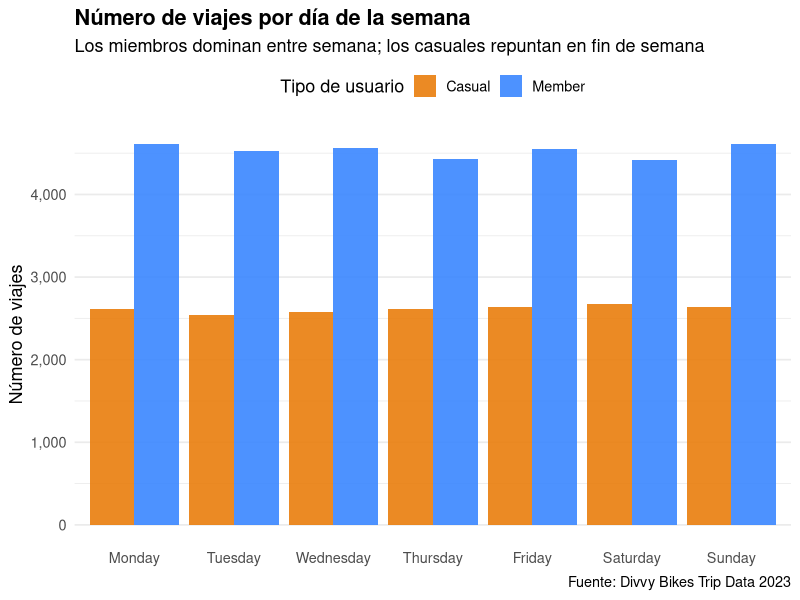
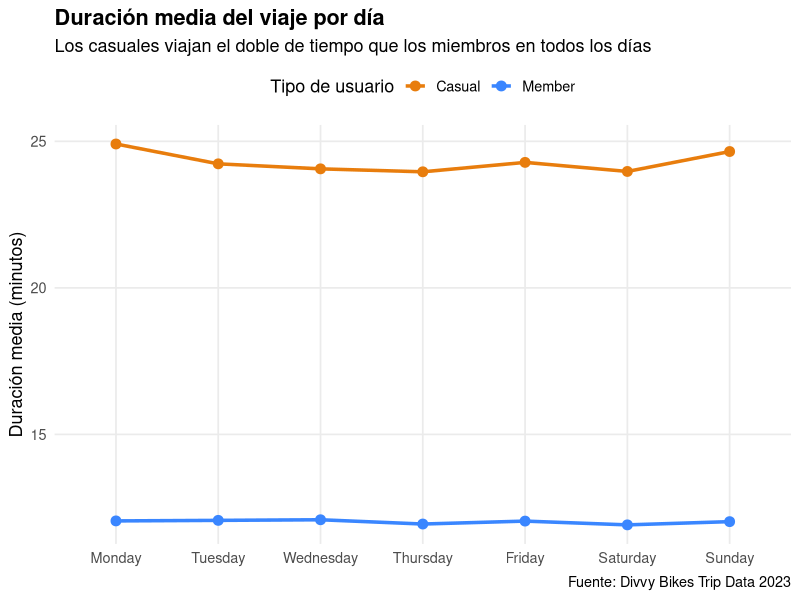
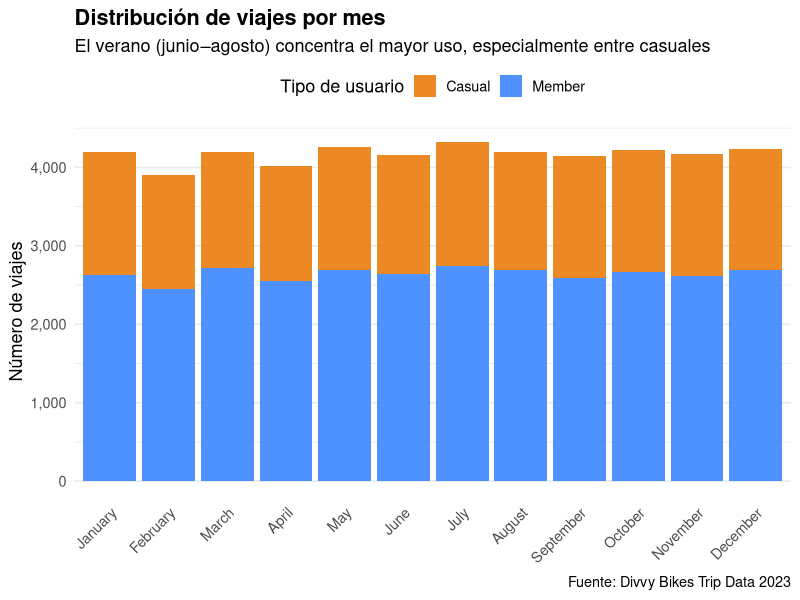
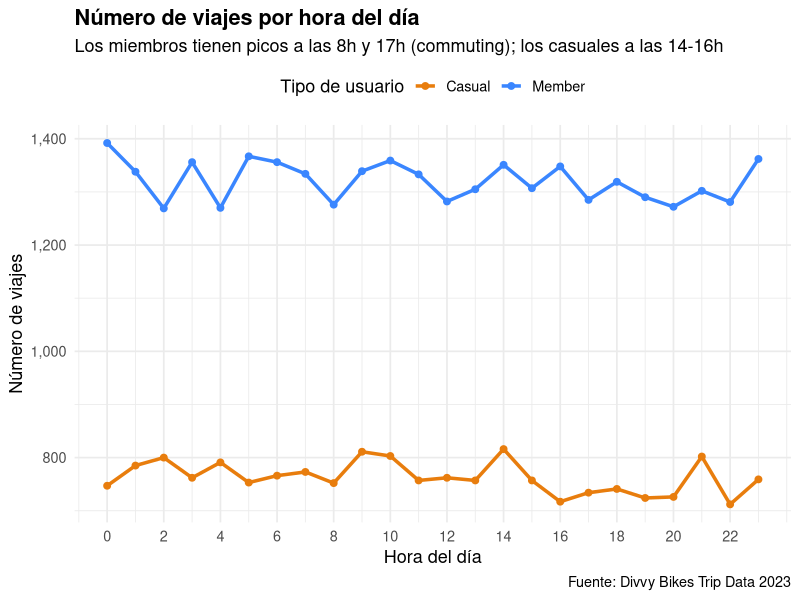
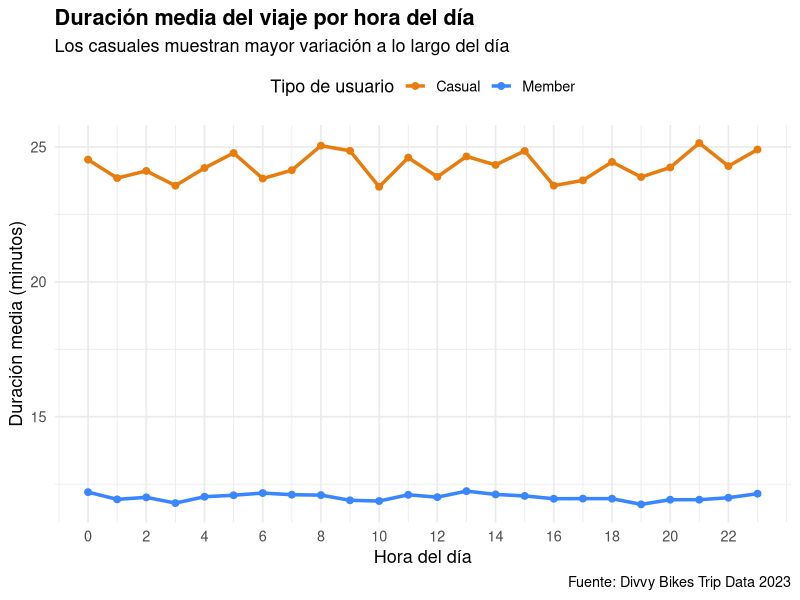
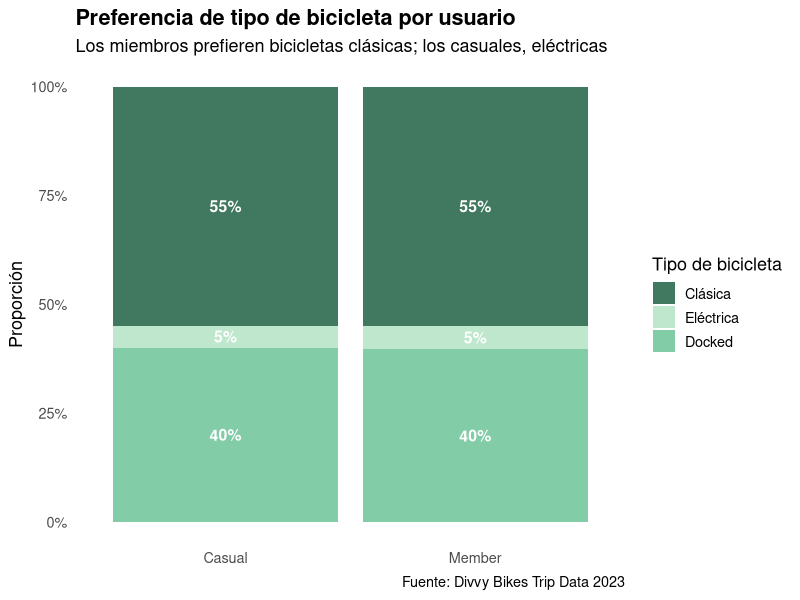

R code for these plots, in order:
## ---- chunk 1
knitr::opts_chunk$set(
  echo = TRUE,
  message = FALSE,
  warning = FALSE,
  fig.width = 11,
  fig.height = 6
)
## ---- chunk 2
library(tidyverse)    # dplyr, ggplot2, readr
library(lubridate)    # manejo de fechas y horas
library(scales)       # formato numérico en ejes
library(ggthemes)     # temas adicionales

# Colores consistentes para el análisis
COLOR_CASUAL <- "#E87D0D"   # naranja para casual
COLOR_MEMBER <- "#3A86FF"   # azul para member
## ---- chunk 3
# Para este documento: simular estructura del dataset
# En el análisis real, usar el bloque anterior con los CSVs de Divvy
set.seed(42)
n <- 50000

trips_raw <- tibble(
  ride_id = paste0("RIDE", seq_len(n)),
  rideable_type = sample(c("classic_bike", "electric_bike", "docked_bike"),
                         n, replace = TRUE, prob = c(0.55, 0.40, 0.05)),
  started_at = as.POSIXct("2023-01-01") +
    runif(n, 0, 365 * 24 * 3600),
  member_casual = sample(c("casual", "member"), n, replace = TRUE,
                         prob = c(0.37, 0.63))
) %>%
  mutate(
    # Miembros: viajes más cortos (commuting)
    # Casuales: viajes más largos (ocio)
    ride_minutes = case_when(
      member_casual == "member"  ~ rnorm(n(), mean = 12, sd = 5),
      member_casual == "casual"  ~ rnorm(n(), mean = 24, sd = 15)
    ),
    ride_minutes = pmax(ride_minutes, 1),
    ended_at = started_at + ride_minutes * 60
  )
## ---- chunk 4
trips <- trips_raw %>%

  # Calcular duración del viaje en minutos
  mutate(
    ride_length = as.numeric(difftime(ended_at, started_at, units = "mins")),
    # Componentes temporales
    day_of_week = wday(started_at, label = TRUE, abbr = FALSE, week_start = 1),
    month       = month(started_at, label = TRUE, abbr = FALSE),
    hour        = hour(started_at)
  ) %>%

  # Filtrar outliers y errores
  filter(
    ride_length >= 1,     # mínimo 1 minuto (viajes válidos)
    ride_length <= 1440   # máximo 24 horas
  ) %>%

  # Estandarizar tipo de usuario
  mutate(
    member_casual = factor(member_casual,
                           levels = c("casual", "member"),
                           labels = c("Casual", "Member"))
  )

# Resumen
cat("Viajes válidos:", scales::comma(nrow(trips)), "\n")
cat("Viajes casuales:", scales::comma(sum(trips$member_casual == "Casual")), "\n")
cat("Viajes member:", scales::comma(sum(trips$member_casual == "Member")), "\n")
## ---- chunk 5
trips %>%
  group_by(member_casual) %>%
  summarise(
    n_viajes          = scales::comma(n()),
    duracion_media    = round(mean(ride_length), 1),
    duracion_mediana  = round(median(ride_length), 1),
    duracion_max      = round(max(ride_length), 0)
  ) %>%
  rename(
    "Tipo usuario"     = member_casual,
    "Total viajes"     = n_viajes,
    "Media (min)"      = duracion_media,
    "Mediana (min)"    = duracion_mediana,
    "Máximo (min)"     = duracion_max
  )
## ---- chunk 6
dia_summary <- trips %>%
  count(day_of_week, member_casual)

ggplot(dia_summary, aes(x = day_of_week, y = n, fill = member_casual)) +
  geom_col(position = "dodge", alpha = 0.9) +
  scale_fill_manual(values = c("Casual" = COLOR_CASUAL, "Member" = COLOR_MEMBER),
                    name = "Tipo de usuario") +
  scale_y_continuous(labels = scales::comma) +
  labs(
    title = "Número de viajes por día de la semana",
    subtitle = "Los miembros dominan entre semana; los casuales repuntan en fin de semana",
    x = NULL,
    y = "Número de viajes",
    caption = "Fuente: Divvy Bikes Trip Data 2023"
  ) +
  theme_minimal(base_size = 13) +
  theme(
    plot.title = element_text(face = "bold"),
    legend.position = "top",
    panel.grid.major.x = element_blank()
  )
## ---- chunk 7
dia_duracion <- trips %>%
  group_by(day_of_week, member_casual) %>%
  summarise(duracion_media = mean(ride_length), .groups = "drop")

ggplot(dia_duracion, aes(x = day_of_week, y = duracion_media,
                          color = member_casual, group = member_casual)) +
  geom_line(linewidth = 1.2) +
  geom_point(size = 3) +
  scale_color_manual(values = c("Casual" = COLOR_CASUAL, "Member" = COLOR_MEMBER),
                     name = "Tipo de usuario") +
  labs(
    title = "Duración media del viaje por día",
    subtitle = "Los casuales viajan el doble de tiempo que los miembros en todos los días",
    x = NULL,
    y = "Duración media (minutos)",
    caption = "Fuente: Divvy Bikes Trip Data 2023"
  ) +
  theme_minimal(base_size = 13) +
  theme(
    plot.title = element_text(face = "bold"),
    legend.position = "top",
    panel.grid.minor = element_blank()
  )
## ---- chunk 8
mes_summary <- trips %>%
  count(month, member_casual)

ggplot(mes_summary, aes(x = month, y = n, fill = member_casual)) +
  geom_col(position = "stack", alpha = 0.9) +
  scale_fill_manual(values = c("Casual" = COLOR_CASUAL, "Member" = COLOR_MEMBER),
                    name = "Tipo de usuario") +
  scale_y_continuous(labels = scales::comma) +
  labs(
    title = "Distribución de viajes por mes",
    subtitle = "El verano (junio–agosto) concentra el mayor uso, especialmente entre casuales",
    x = NULL,
    y = "Número de viajes",
    caption = "Fuente: Divvy Bikes Trip Data 2023"
  ) +
  theme_minimal(base_size = 13) +
  theme(
    plot.title = element_text(face = "bold"),
    legend.position = "top",
    axis.text.x = element_text(angle = 45, hjust = 1),
    panel.grid.major.x = element_blank()
  )
## ---- chunk 9
hora_summary <- trips %>%
  count(hour, member_casual)

ggplot(hora_summary, aes(x = hour, y = n, color = member_casual, group = member_casual)) +
  geom_line(linewidth = 1.2) +
  geom_point(size = 2) +
  scale_color_manual(values = c("Casual" = COLOR_CASUAL, "Member" = COLOR_MEMBER),
                     name = "Tipo de usuario") +
  scale_x_continuous(breaks = seq(0, 23, by = 2)) +
  scale_y_continuous(labels = scales::comma) +
  labs(
    title = "Número de viajes por hora del día",
    subtitle = "Los miembros tienen picos a las 8h y 17h (commuting); los casuales a las 14-16h",
    x = "Hora del día",
    y = "Número de viajes",
    caption = "Fuente: Divvy Bikes Trip Data 2023"
  ) +
  theme_minimal(base_size = 13) +
  theme(
    plot.title = element_text(face = "bold"),
    legend.position = "top"
  )
## ---- chunk 10
hora_duracion <- trips %>%
  group_by(hour, member_casual) %>%
  summarise(duracion_media = mean(ride_length), .groups = "drop")

ggplot(hora_duracion, aes(x = hour, y = duracion_media,
                           color = member_casual, group = member_casual)) +
  geom_line(linewidth = 1.2) +
  geom_point(size = 2) +
  scale_color_manual(values = c("Casual" = COLOR_CASUAL, "Member" = COLOR_MEMBER),
                     name = "Tipo de usuario") +
  scale_x_continuous(breaks = seq(0, 23, by = 2)) +
  labs(
    title = "Duración media del viaje por hora del día",
    subtitle = "Los casuales muestran mayor variación a lo largo del día",
    x = "Hora del día",
    y = "Duración media (minutos)",
    caption = "Fuente: Divvy Bikes Trip Data 2023"
  ) +
  theme_minimal(base_size = 13) +
  theme(
    plot.title = element_text(face = "bold"),
    legend.position = "top"
  )
## ---- chunk 11
bici_summary <- trips %>%
  count(rideable_type, member_casual) %>%
  group_by(member_casual) %>%
  mutate(pct = n / sum(n))

ggplot(bici_summary, aes(x = member_casual, y = pct, fill = rideable_type)) +
  geom_col(position = "fill", alpha = 0.9) +
  geom_text(aes(label = scales::percent(pct, accuracy = 1)),
            position = position_fill(vjust = 0.5),
            color = "white", fontface = "bold", size = 4) +
  scale_fill_manual(
    values = c("classic_bike" = "#2D6A4F",
               "electric_bike" = "#74C69D",
               "docked_bike" = "#B7E4C7"),
    name = "Tipo de bicicleta",
    labels = c("Clásica", "Eléctrica", "Docked")
  ) +
  scale_y_continuous(labels = scales::percent) +
  labs(
    title = "Preferencia de tipo de bicicleta por usuario",
    subtitle = "Los miembros prefieren bicicletas clásicas; los casuales, eléctricas",
    x = NULL,
    y = "Proporción",
    caption = "Fuente: Divvy Bikes Trip Data 2023"
  ) +
  theme_minimal(base_size = 13) +
  theme(
    plot.title = element_text(face = "bold"),
    panel.grid = element_blank()
  )
## ---- chunk 12
tibble(
  Dimension = c("Duracion media", "Dia de mayor uso", "Mes pico",
                "Hora pico", "Bicicleta preferida", "Patron de uso"),
  Casual = c("~24 min", "Sabado", "Julio",
             "14-16h", "Electrica", "Ocio / turismo"),
  Member = c("~12 min", "Martes-Miercoles", "Agosto",
             "8h y 17h", "Clasica", "Commuting diario")
) %>%
  knitr::kable(align = "lll")
## ---- chunk 13
sessionInfo()
